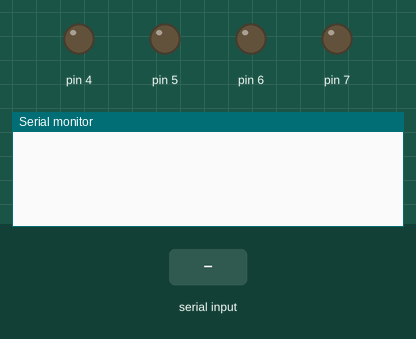
Simulated run of this sketch. Board: Arduino Uno, built with avr-gcc and run on an emulated ATmega328P. Parts: output pins drawn as LEDs (lit = HIGH), the last lines printed to the serial monitor. Inputs (shaded band) come from the test bench.

Above: at 1.2 s.
1.3 s: "R\n" received over the second serial link
At 2.0 s:
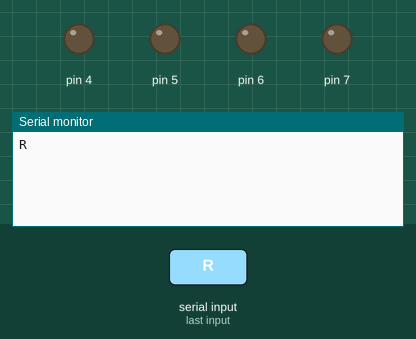
2.8 s: "G\n" received over the second serial link
At 3.6 s:
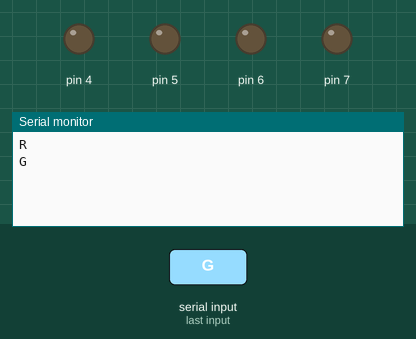
4.3 s: "B\n" received over the second serial link
At 5.1 s:
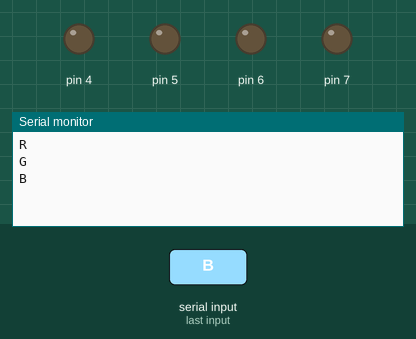

The sketch:

Arduino_Xbee_Read.ino
```cpp
#include <SoftwareSerial.h>
SoftwareSerial XBee(2,3);
int LED_B,LED_R,LED_G,LED_Y;
int n;
char buffer[10];
void setup() {
  // put your setup code here, to run once:
  Serial.begin(9600);
  XBee.begin(9600);
  pinMode(4,OUTPUT);
  pinMode(5,OUTPUT);
  pinMode(6,OUTPUT);
  pinMode(7,OUTPUT);
  //digitalWrite(6,HIGH);
  //digitalWrite(4,HIGH);
  //digitalWrite(5,HIGH);
  //digitalWrite(6,HIGH);
  LED_B = digitalRead(4);
  LED_R = digitalRead(5);
  LED_G = digitalRead(6);
  LED_Y = digitalRead(7);
  n=sprintf (buffer, "B%dR%dG%dY%d\n",LED_B,LED_R,LED_G,LED_Y);
  XBee.print(buffer);
}

void loop() {
  if (XBee.available()){
      int temp;
      char c;
      temp = XBee.read();
      if (((temp>32) && (temp < 127)) || (temp == 10))
      { char c= temp;
        Serial.print(c);
        switch (c) {
     case 'R':
       Setpin(5);
       SendStats();
       break;
     case 'G':
       Setpin(6);
       SendStats();
       break;
     case 'B':
       Setpin(4);
       SendStats();
       break;
     case 'Y':
       Setpin(7);
       SendStats();
       break;
     case 'T':
       SendOriginStats();
       break;
     default:
     break;
   }
      }


  }

  delay(100);
}
void SendStats(){
    LED_B = digitalRead(4);
  LED_R = digitalRead(5);
  LED_G = digitalRead(6);
  LED_Y = digitalRead(7);
  n=sprintf (buffer, "0B%dR%dG%dY%d\n",LED_B,LED_R,LED_G,LED_Y);
  XBee.print(buffer);
}
void SendOriginStats(){
    LED_B = digitalRead(4);
  LED_R = digitalRead(5);
  LED_G = digitalRead(6);
  LED_Y = digitalRead(7);
  n=sprintf (buffer, "1B%dR%dG%dY%d\n",LED_B,LED_R,LED_G,LED_Y);
  XBee.print(buffer);
}
void Setpin(int i){

      int temp;
      char c;
      temp = XBee.read();
      if (((temp>32) && (temp < 127)) || (temp == 10))
      { char c= temp;
        Serial.print(c);
        if ( c=='1'){
      digitalWrite(i, HIGH);}
      else if ( c=='0'){digitalWrite(i,LOW);}
      }


}
```

Measured:
- after the input at 1.3 s, the serial monitor: prints a new line at once (image 1)
- after the input at 2.8 s, the serial monitor: prints a new line at once (image 2)
- after the input at 4.3 s, the serial monitor: prints a new line at once (image 3)
